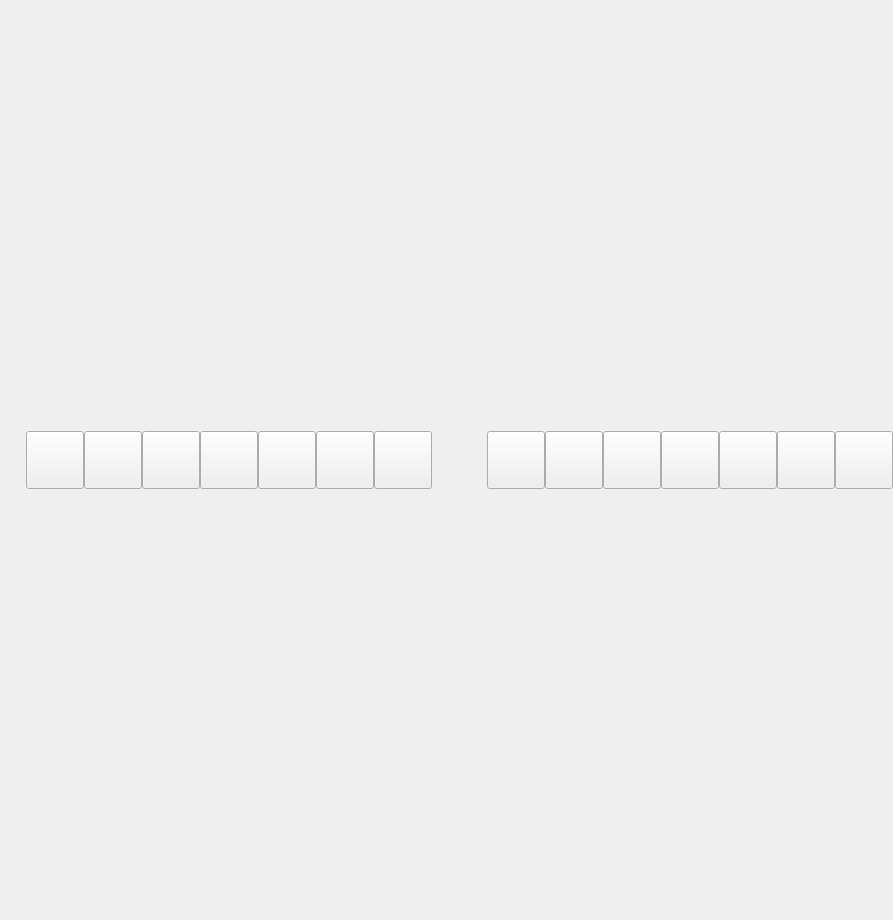
       <widget class="QWidget" name="column_08" native="true">
        <property name="maximumSize">
         <size>
          <width>920</width>
          <height>58</height>
         </size>
        </property>
        <property name="styleSheet">
         <string notr="true"/>
        </property>
        <layout class="QHBoxLayout" name="horizontalLayout_30">
         <property name="spacing">
          <number>0</number>
         </property>
         <property name="leftMargin">
          <number>0</number>
         </property>
         <property name="topMargin">
          <number>0</number>
         </property>
         <property name="rightMargin">
          <number>0</number>
         </property>
         <property name="bottomMargin">
          <number>0</number>
         </property>
         <item>
          <spacer name="column_08Delimiter">
           <property name="orientation">
            <enum>Qt::Horizontal</enum>
           </property>
           <property name="sizeType">
            <enum>QSizePolicy::Fixed</enum>
           </property>
           <property name="sizeHint" stdset="0">
            <size>
             <width>26</width>
             <height>920</height>
            </size>
           </property>
          </spacer>
         </item>
         <item>
          <widget class="QPushButton" name="space_01">
           <property name="minimumSize">
            <size>
             <width>58</width>
             <height>58</height>
            </size>
           </property>
           <property name="maximumSize">
            <size>
             <width>58</width>
             <height>58</height>
            </size>
           </property>
           <property name="cursor">
            <cursorShape>OpenHandCursor</cursorShape>
           </property>
           <property name="styleSheet">
            <string notr="true"/>
           </property>
           <property name="text">
            <string/>
           </property>
          </widget>
         </item>
         <item>
          <widget class="QPushButton" name="space_53">
           <property name="minimumSize">
            <size>
             <width>58</width>
             <height>58</height>
            </size>
           </property>
           <property name="maximumSize">
            <size>
             <width>58</width>
             <height>58</height>
            </size>
           </property>
           <property name="cursor">
            <cursorShape>OpenHandCursor</cursorShape>
           </property>
           <property name="styleSheet">
            <string notr="true"/>
           </property>
           <property name="text">
            <string/>
           </property>
          </widget>
         </item>
         <item>
          <widget class="QPushButton" name="space_54">
           <property name="minimumSize">
            <size>
             <width>58</width>
             <height>58</height>
            </size>
           </property>
           <property name="maximumSize">
            <size>
             <width>58</width>
             <height>58</height>
            </size>
           </property>
           <property name="cursor">
            <cursorShape>OpenHandCursor</cursorShape>
           </property>
           <property name="styleSheet">
            <string notr="true"/>
           </property>
           <property name="text">
            <string/>
           </property>
          </widget>
         </item>
         <item>
          <widget class="QPushButton" name="space_55">
           <property name="minimumSize">
            <size>
             <width>58</width>
             <height>58</height>
            </size>
           </property>
           <property name="maximumSize">
            <size>
             <width>58</width>
             <height>58</height>
            </size>
           </property>
           <property name="cursor">
            <cursorShape>OpenHandCursor</cursorShape>
           </property>
           <property name="styleSheet">
            <string notr="true"/>
           </property>
           <property name="text">
            <string/>
           </property>
          </widget>
         </item>
         <item>
          <widget class="QPushButton" name="space_56">
           <property name="minimumSize">
            <size>
             <width>58</width>
             <height>58</height>
            </size>
           </property>
           <property name="maximumSize">
            <size>
             <width>58</width>
             <height>58</height>
            </size>
           </property>
           <property name="cursor">
            <cursorShape>OpenHandCursor</cursorShape>
           </property>
           <property name="styleSheet">
            <string notr="true"/>
           </property>
           <property name="text">
            <string/>
           </property>
          </widget>
         </item>
         <item>
          <widget class="QPushButton" name="space_57">
           <property name="minimumSize">
            <size>
             <width>58</width>
             <height>58</height>
            </size>
           </property>
           <property name="maximumSize">
            <size>
             <width>58</width>
             <height>58</height>
            </size>
           </property>
           <property name="cursor">
            <cursorShape>OpenHandCursor</cursorShape>
           </property>
           <property name="styleSheet">
            <string notr="true"/>
           </property>
           <property name="text">
            <string/>
           </property>
          </widget>
         </item>
         <item>
          <widget class="QPushButton" name="space_58">
           <property name="minimumSize">
            <size>
             <width>58</width>
             <height>58</height>
            </size>
           </property>
           <property name="maximumSize">
            <size>
             <width>58</width>
             <height>58</height>
            </size>
           </property>
           <property name="cursor">
            <cursorShape>OpenHandCursor</cursorShape>
           </property>
           <property name="styleSheet">
            <string notr="true"/>
           </property>
           <property name="text">
            <string/>
           </property>
          </widget>
         </item>
         <item>
          <spacer name="centralDelimiter">
           <property name="orientation">
            <enum>Qt::Horizontal</enum>
           </property>
           <property name="sizeType">
            <enum>QSizePolicy::Fixed</enum>
           </property>
           <property name="sizeHint" stdset="0">
            <size>
             <width>55</width>
             <height>30</height>
            </size>
           </property>
          </spacer>
         </item>
         <item>
          <widget class="QPushButton" name="space_70">
           <property name="minimumSize">
            <size>
             <width>58</width>
             <height>58</height>
            </size>
           </property>
           <property name="maximumSize">
            <size>
             <width>58</width>
             <height>58</height>
            </size>
           </property>
           <property name="cursor">
            <cursorShape>OpenHandCursor</cursorShape>
           </property>
           <property name="styleSheet">
            <string notr="true"/>
           </property>
           <property name="text">
            <string/>
           </property>
          </widget>
         </item>
         <item>
          <widget class="QPushButton" name="space_69">
           <property name="minimumSize">
            <size>
             <width>58</width>
             <height>58</height>
            </size>
           </property>
           <property name="maximumSize">
            <size>
             <width>58</width>
             <height>58</height>
            </size>
           </property>
           <property name="cursor">
            <cursorShape>OpenHandCursor</cursorShape>
           </property>
           <property name="styleSheet">
            <string notr="true"/>
           </property>
           <property name="text">
            <string/>
           </property>
          </widget>
         </item>
         <item>
          <widget class="QPushButton" name="space_68">
           <property name="minimumSize">
            <size>
             <width>58</width>
             <height>58</height>
            </size>
           </property>
           <property name="maximumSize">
            <size>
             <width>58</width>
             <height>58</height>
            </size>
           </property>
           <property name="cursor">
            <cursorShape>OpenHandCursor</cursorShape>
           </property>
           <property name="styleSheet">
            <string notr="true"/>
           </property>
           <property name="text">
            <string/>
           </property>
          </widget>
         </item>
         <item>
          <widget class="QPushButton" name="space_67">
           <property name="minimumSize">
            <size>
             <width>58</width>
             <height>58</height>
            </size>
           </property>
           <property name="maximumSize">
            <size>
             <width>58</width>
             <height>58</height>
            </size>
           </property>
           <property name="cursor">
            <cursorShape>OpenHandCursor</cursorShape>
           </property>
           <property name="styleSheet">
            <string notr="true"/>
           </property>
           <property name="text">
            <string/>
           </property>
          </widget>
         </item>
         <item>
          <widget class="QPushButton" name="space_66">
           <property name="minimumSize">
            <size>
             <width>58</width>
             <height>58</height>
            </size>
           </property>
           <property name="maximumSize">
            <size>
             <width>58</width>
             <height>58</height>
            </size>
           </property>
           <property name="cursor">
            <cursorShape>OpenHandCursor</cursorShape>
           </property>
           <property name="styleSheet">
            <string notr="true"/>
           </property>
           <property name="text">
            <string/>
           </property>
          </widget>
         </item>
         <item>
          <widget class="QPushButton" name="space_65">
           <property name="minimumSize">
            <size>
             <width>58</width>
             <height>58</height>
            </size>
           </property>
           <property name="maximumSize">
            <size>
             <width>58</width>
             <height>58</height>
            </size>
           </property>
           <property name="cursor">
            <cursorShape>OpenHandCursor</cursorShape>
           </property>
           <property name="styleSheet">
            <string notr="true"/>
           </property>
           <property name="text">
            <string/>
           </property>
          </widget>
         </item>
         <item>
          <widget class="QPushButton" name="space_27">
           <property name="minimumSize">
            <size>
             <width>58</width>
             <height>58</height>
            </size>
           </property>
           <property name="maximumSize">
            <size>
             <width>58</width>
             <height>58</height>
            </size>
           </property>
           <property name="cursor">
            <cursorShape>OpenHandCursor</cursorShape>
           </property>
           <property name="styleSheet">
            <string notr="true"/>
           </property>
           <property name="text">
            <string/>
           </property>
          </widget>
         </item>
        </layout>
       </widget>
